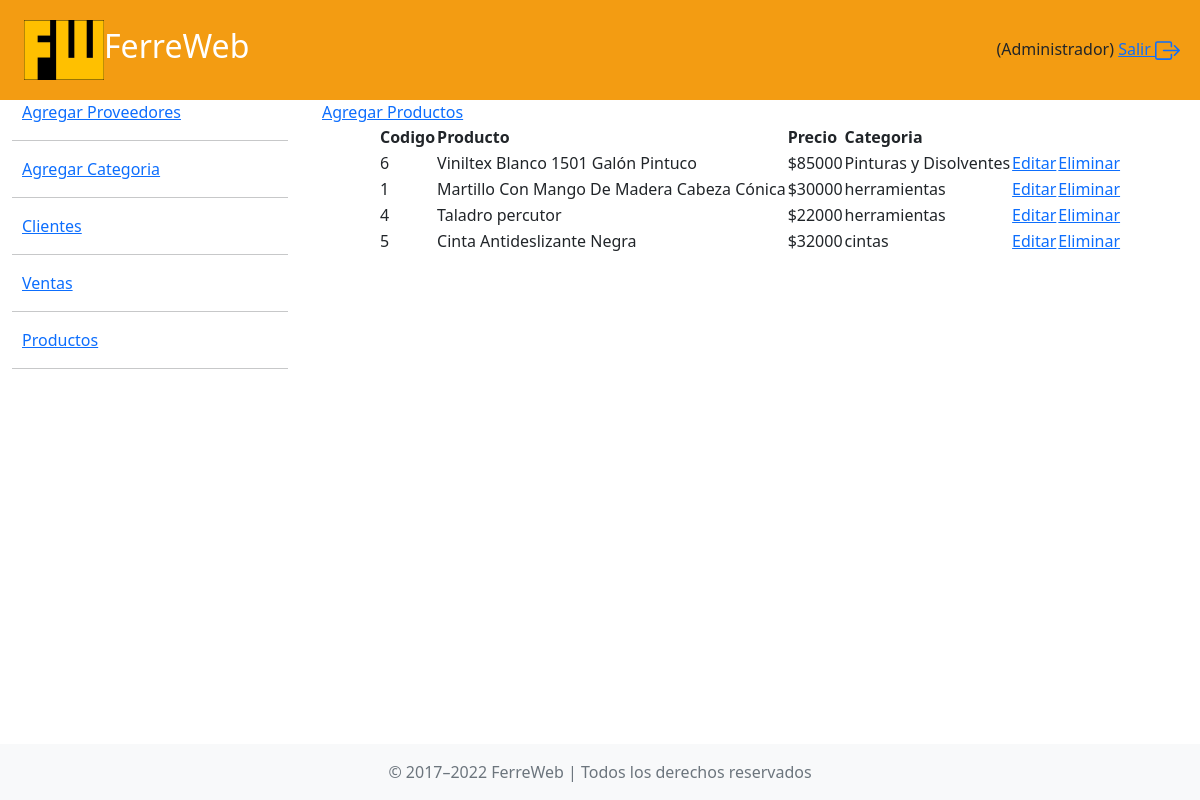
Screenshot of /producto_categoria.php with the database file from the repository.
### tables this page shows
CREATE TABLE `producto` (
  `codigo` int(11) NOT NULL,
  `producto` varchar(100) NOT NULL,
  `descripcion` mediumtext DEFAULT NULL,
  `imagen` longblob DEFAULT NULL,
  `precio_venta` double(11,2) NOT NULL,
  `idCategoria` int(11) NOT NULL
);

CREATE TABLE `categoria` (
  `idCategoria` int(11) NOT NULL,
  `categoria` varchar(45) NOT NULL
);

### producto_categoria.php (the view, shortened to what this page needs)
<?php
    $db = new Database();
    $connection = $db->connect();
    $query = $connection->prepare("SELECT codigo, producto, precio_venta, categoria FROM producto INNER JOIN categoria ON producto.idCategoria = categoria.idCategoria");
    $query->execute();
    $categorias = $query->fetchAll(PDO::FETCH_ASSOC);
?>
<!DOCTYPE html>
<html lang="es">
<head>
    <link href="https://cdn.jsdelivr.net/npm/bootstrap@5.2.3/dist/css/bootstrap.min.css" rel="stylesheet">
</head>
<body>
<?php
include "header_admin.php"
?>
    <div class="container-fluid">
        <div class="row">
            <?php include "menu.php" ?>
            <div class="col-9">
            <a href="producto.php" class="opciones">Agregar Productos</a>
                <center><table>
                    <thead>
                        <tr>
                            <th>Codigo</th>
                            <th>Producto</th>
                            <th>Precio</th>
                            <th>Categoria</th>
                        </tr>
                    </thead>
                    <tbody>
                    <?php foreach($categorias as $key => $categoria){ ?>
                        <tr>
                            <td><?php echo $categoria["codigo"] ?></td>
                            <td><?php echo $categoria["producto"] ?></td>
                            <td>$<?php echo $categoria["precio_venta"] ?></td>
                            <td><?php echo $categoria["categoria"] ?></td>
                            <td><a href="editar_producto.php?codigo=<?php echo $categoria["codigo"]?>">Editar</a></td>
                            <td><a href="eliminar_producto.php?codigo=<?php echo $categoria["codigo"]?>">Eliminar</a></td>
                        </tr>
                    <?php } ?>
                    </tbody>
                </table></center>
            </div>
        </div>
    </div>
    <?php include "./footer.php"
?>
</body>
</html>

### header_admin.php (shortened to what this page needs)
<header>
        <div class="Logo">
           <a href="./pagina_admin.php"><img src="Logo_Ferreweb.jpg" alt="Logo"></a>
            <h2>FerreWeb</h2>
        </div>
        <div id="nombre">
            <span><?php echo $_SESSION["administrador"]." (Administrador)" ?></span>
            <a href="cerrar_sesion.php">Salir
                </a>
        </div>
    </header>

### menu.php
<div class="col-3">
    <a href="" class="opciones">Agregar Proveedores</a>
    <hr>
    <a href="categoria.php" class="opciones">Agregar Categoria</a>
    <hr>
    <a href="" class="opciones">Clientes</a>
    <hr>
    <a href="" class="opciones">Ventas</a>
    <hr>
    <a href="producto_categoria.php" class="opciones">Productos</a>
    <hr>
</div>

### footer.php (shortened to what this page needs)
<footer class="footer mt-auto py-3 bg-light">
        <div class="container">
            <span class="text-muted">&copy; 2017–2022 FerreWeb | Todos los derechos reservados</span>
        </div>
    </footer>

### producto_categoria.php (style rules this page uses)
header { background-color: #F39C12; display: flex; justify-content: space-between; align-items: center; padding-top: 20px; padding-bottom: 20px; }
img { height: 60px; width: 80px; }
#nombre { padding-right: 20px; }
.Logo { display: flex; margin-left: 2%; color: white; align-items: center; }
body { position: relative; padding-bottom: 3em; min-height: 100vh; width: 100%; height: 100%; }
.opciones { margin-left: 10px; }

### header_admin.php (style rules this page uses)
header { background-color: #F39C12; display: flex; justify-content: space-between; align-items: center; padding-top: 20px; padding-bottom: 20px; }
img { height: 60px; width: 80px; }
.Logo { display: flex; margin-left: 2%; color: white; align-items: center; }

### footer.php (style rules this page uses)
footer { width: 100%; max-width: 100%; padding: 0 15px; bottom: 0; position:fixed; text-align: center; }

### rows the page displays
producto: codigo "6", producto "Viniltex Blanco 1501 Galón Pintuco", precio_venta "85000", idCategoria.categoria "Pinturas y Disolventes"
producto: codigo "1", producto "Martillo Con Mango De Madera Cabeza Cónica", precio_venta "30000", idCategoria.categoria "herramientas"
producto: codigo "4", producto "Taladro percutor", precio_venta "22000", idCategoria.categoria "herramientas"
producto: codigo "5", producto "Cinta Antideslizante Negra", precio_venta "32000", idCategoria.categoria "cintas"
